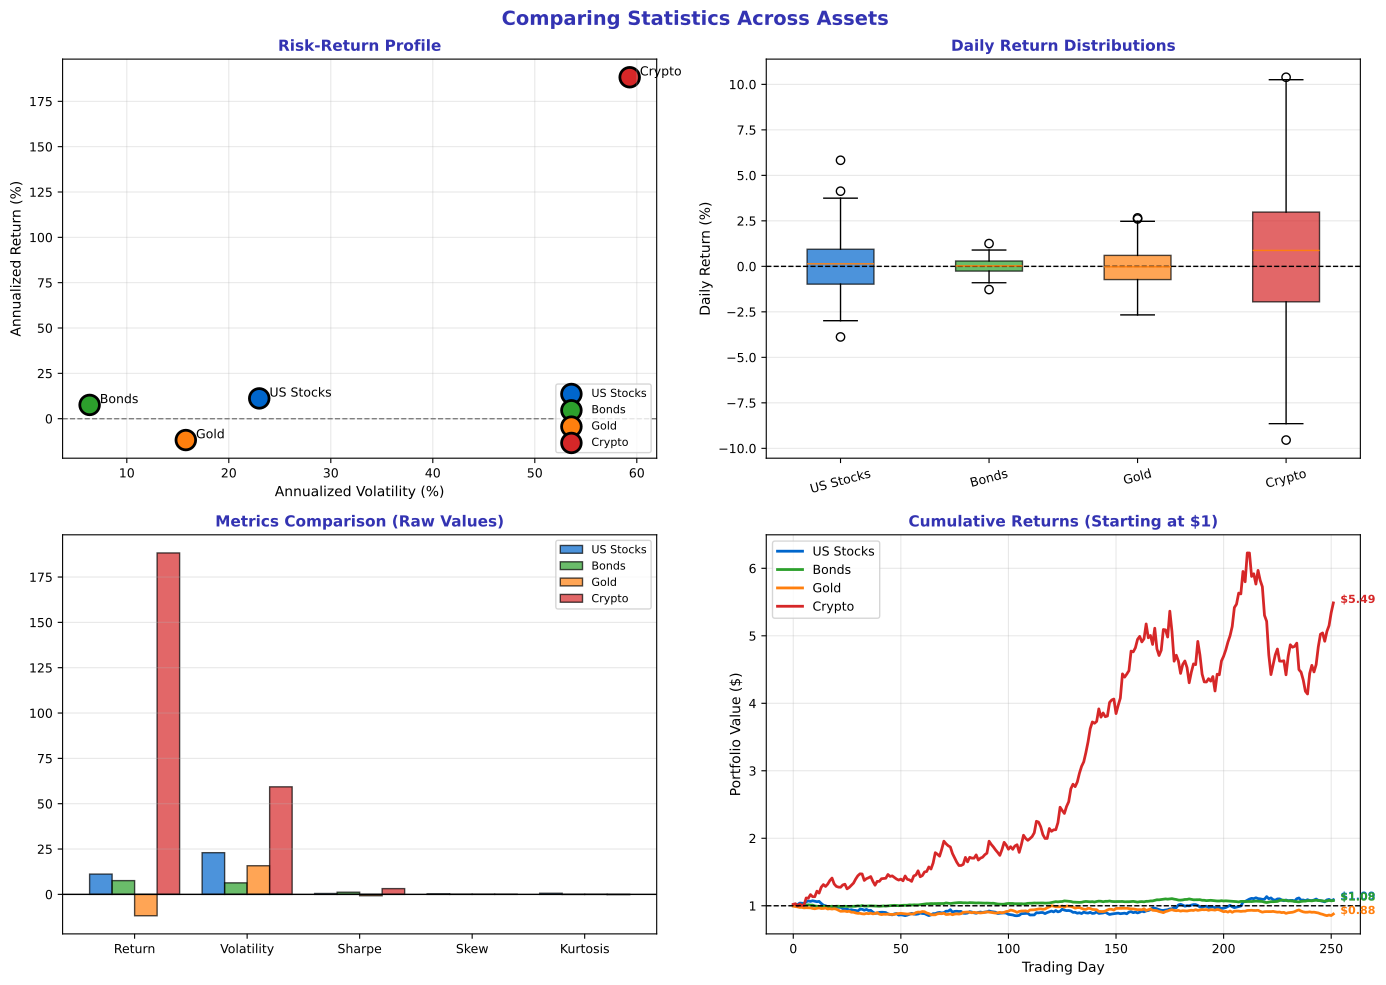

This figure's Python source:
"""Statistics Comparison - Comparing multiple assets"""
import matplotlib.pyplot as plt
import numpy as np
import pandas as pd
from pathlib import Path

plt.rcParams.update({
    'font.size': 10,
    'axes.labelsize': 10,
    'axes.titlesize': 11,
    'xtick.labelsize': 9,
    'ytick.labelsize': 9,
    'legend.fontsize': 9,
    'figure.figsize': (10, 6),
    'figure.dpi': 150
})

MLPURPLE = '#3333B2'
MLLAVENDER = '#ADADE0'
MLBLUE = '#0066CC'
MLORANGE = '#FF7F0E'
MLGREEN = '#2CA02C'
MLRED = '#D62728'

np.random.seed(42)

fig, axes = plt.subplots(2, 2, figsize=(14, 10))
fig.suptitle('Comparing Statistics Across Assets', fontsize=14, fontweight='bold', color=MLPURPLE)

# Generate data for multiple assets
n = 252
assets = {
    'US Stocks': np.random.normal(0.05, 1.5, n),
    'Bonds': np.random.normal(0.02, 0.4, n),
    'Gold': np.random.normal(0.03, 1.0, n),
    'Crypto': np.random.normal(0.15, 4.0, n),
}
colors = [MLBLUE, MLGREEN, MLORANGE, MLRED]

# Plot 1: Return vs Risk (scatter)
ax1 = axes[0, 0]
for (name, returns), color in zip(assets.items(), colors):
    mean_ret = np.mean(returns) * 252  # Annualized
    std_ret = np.std(returns) * np.sqrt(252)  # Annualized
    ax1.scatter(std_ret, mean_ret, s=200, color=color, edgecolors='black', linewidth=2, label=name)
    ax1.annotate(name, xy=(std_ret + 1, mean_ret + 1), fontsize=9)

ax1.set_title('Risk-Return Profile', fontsize=11, fontweight='bold', color=MLPURPLE)
ax1.set_xlabel('Annualized Volatility (%)', fontsize=10)
ax1.set_ylabel('Annualized Return (%)', fontsize=10)
ax1.axhline(0, color='gray', linestyle='--', linewidth=1)
ax1.grid(alpha=0.3)
ax1.legend(fontsize=8, loc='lower right')

# Plot 2: Boxplot comparison
ax2 = axes[0, 1]
bp = ax2.boxplot([assets[a] for a in assets], patch_artist=True, labels=assets.keys())
for patch, color in zip(bp['boxes'], colors):
    patch.set_facecolor(color)
    patch.set_alpha(0.7)

ax2.axhline(0, color='black', linestyle='--', linewidth=1)
ax2.set_title('Daily Return Distributions', fontsize=11, fontweight='bold', color=MLPURPLE)
ax2.set_ylabel('Daily Return (%)', fontsize=10)
ax2.tick_params(axis='x', rotation=15)
ax2.grid(axis='y', alpha=0.3)

# Plot 3: Radar/Spider chart approximation with bar
ax3 = axes[1, 0]
metrics = ['Return', 'Volatility', 'Sharpe', 'Skew', 'Kurtosis']

# Normalize metrics for comparison
data_norm = {}
for name, returns in assets.items():
    mean_ret = np.mean(returns) * 252
    std_ret = np.std(returns) * np.sqrt(252)
    sharpe = mean_ret / std_ret if std_ret > 0 else 0
    skew = pd.Series(returns).skew()
    kurt = pd.Series(returns).kurtosis()
    data_norm[name] = [mean_ret, std_ret, sharpe, skew, kurt]

x = np.arange(len(metrics))
width = 0.2
for i, ((name, values), color) in enumerate(zip(data_norm.items(), colors)):
    # Normalize to 0-1 for visualization
    ax3.bar(x + i * width, values, width, color=color, alpha=0.7, label=name, edgecolor='black')

ax3.set_xticks(x + width * 1.5)
ax3.set_xticklabels(metrics, fontsize=9)
ax3.set_title('Metrics Comparison (Raw Values)', fontsize=11, fontweight='bold', color=MLPURPLE)
ax3.legend(fontsize=8, loc='upper right')
ax3.grid(axis='y', alpha=0.3)
ax3.axhline(0, color='black', linewidth=1)

# Plot 4: Cumulative returns
ax4 = axes[1, 1]
for (name, returns), color in zip(assets.items(), colors):
    cumulative = (1 + returns/100).cumprod()
    ax4.plot(cumulative, color=color, linewidth=2, label=name)

ax4.axhline(1, color='black', linestyle='--', linewidth=1)
ax4.set_title('Cumulative Returns (Starting at $1)', fontsize=11, fontweight='bold', color=MLPURPLE)
ax4.set_xlabel('Trading Day', fontsize=10)
ax4.set_ylabel('Portfolio Value ($)', fontsize=10)
ax4.legend(fontsize=9)
ax4.grid(alpha=0.3)

# Add final values
for (name, returns), color in zip(assets.items(), colors):
    cumulative = (1 + returns/100).cumprod()
    ax4.annotate(f'${cumulative[-1]:.2f}', xy=(n-1, cumulative[-1]),
                 xytext=(5, 0), textcoords='offset points',
                 fontsize=8, color=color, fontweight='bold')

plt.tight_layout()
plt.savefig(Path(__file__).parent / 'chart.pdf', dpi=300, bbox_inches='tight')
plt.close()
